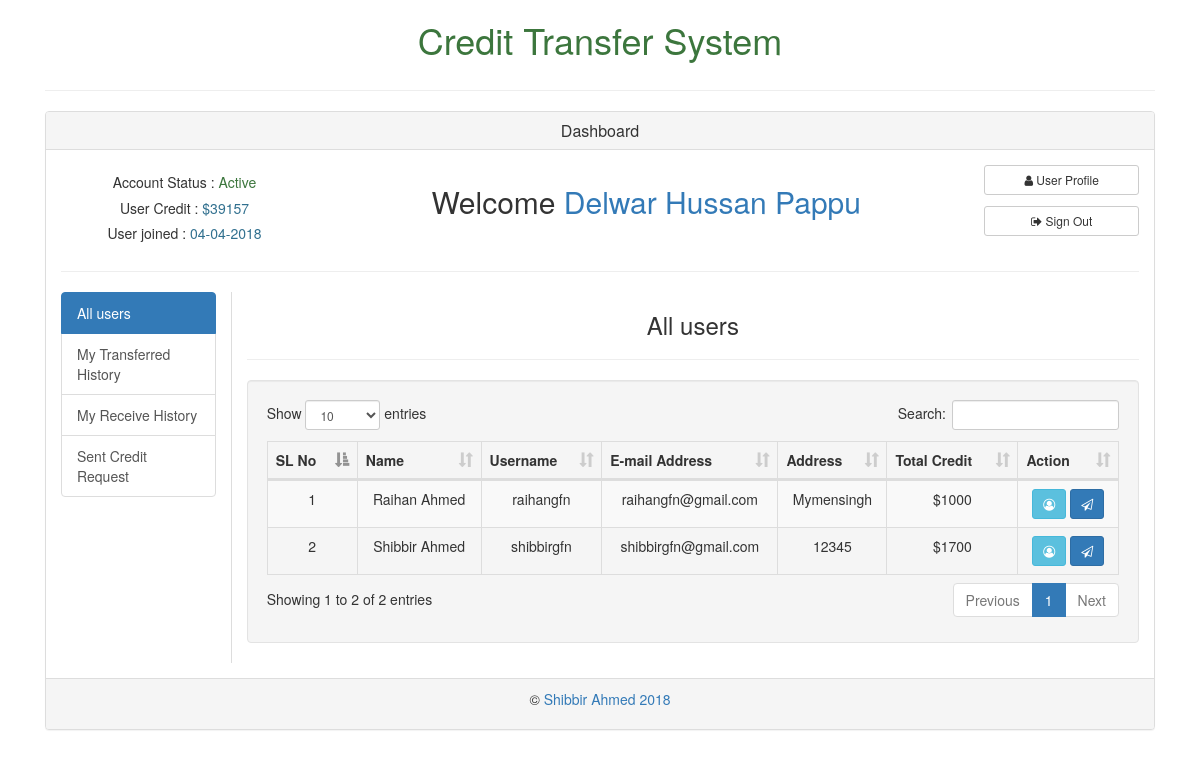
The app's page /dashboard.php?all_users (signed in) with its own data.
### tables this page shows
CREATE TABLE `tbl_credit` (
  `id` int(10) NOT NULL,
  `user_id` int(255) NOT NULL,
  `total_credit` int(255) DEFAULT '0'
);

CREATE TABLE `tbl_user` (
  `id` int(10) NOT NULL,
  `first_name` varchar(255) NOT NULL,
  `last_name` varchar(255) NOT NULL,
  `username` varchar(255) NOT NULL,
  `password` varchar(255) NOT NULL,
  `email_address` varchar(255) NOT NULL,
  `address` text NOT NULL,
  `account_status` tinyint(1) NOT NULL,
  `created_at` varchar(255) NOT NULL
);

### all-user.php (the view, shortened to what this page needs)
<div class="row">
    <div class="col-sm-12">
        <h3 class="text-center">All users</h3>
        <hr/>
    </div>
    <div class="col-sm-12">
        <div class="well">
            <table id="content_table" class="table table-striped table-bordered table-hover table-responsive" style="width:100%">
                <thead>
                <tr>
                    <th>SL No</th>
                    <th>Name</th>
                    <th>Username</th>
                    <th>E-mail Address</th>
                    <th>Address</th>
                    <th>Total Credit</th>
                    <th>Action</th>
                </tr>
                </thead>
                <tbody>
                <?php
                $query = "SELECT * FROM tbl_user WHERE account_status = 1 ORDER BY id ASC";
                $result = query($query, 1);
                $serial = 1;
                if(mysqli_num_rows($result)>0){
                while($row = mysqli_fetch_assoc($result)){
                if($_SESSION['user_id'] != $row['id']){
                ?>
                <tr align="center">
                    <td><?php echo $serial++; ?></td>
                    <td><?php echo $row['first_name'] . ' ' . $row['last_name']; ?></td>
                    <td><?php echo $row['username']; ?></td>
                    <td><?php echo $row['email_address']; ?></td>
                    <td><?php echo $row['address']; ?></td>
                    <td>
                        <?php
                        $user_id = $row['id'];
                        $query = "SELECT total_credit FROM tbl_credit WHERE user_id = '$user_id'";
                        $credit = query($query, 2);
                        if ($credit['total_credit'] != null) {
                            echo '$' . $credit['total_credit'];
                        } else {
                            echo "$0";
                        }
                        ?>
                    </td>
                    <td>
                        <a href="?user-id=<?php echo $row['id']; ?>" class="btn btn-info btn-sm" title="View Profile"><i class="fa fa-user-circle-o"></i></a>
                        <?php
                        if($_SESSION['account_status'] == 2){
                            ?>
                            <a href="?add_credit&add_credit_id=<?php echo $row['id'];?>" class="btn btn-success btn-sm" title="Add Credit"><i class="fa fa-dollar"></i></a>
                            <a href="?reduce_credit&reduce_credit_id=<?php echo $row['id'];?>" class="btn btn-warning btn-sm" title="Reduce Credit"><i class="fa fa-minus-square"></i></a>
                            <a href="?transferred_history&transferred_history_id=<?php echo $row['id'];?>" class="btn btn-primary btn-sm" title="Transferred History"><i class="fa fa-list-alt"></i></a>
                            <a href="?received_history&received_history_id=<?php echo $row['id'];?>" class="btn btn-primary btn-sm" title="Received History"><i class="fa fa-th-list"></i></a>
                            <form class="inline_form" action="process.php" method="POST">
                                <input type="hidden" name="deactive_id" value="<?php echo $row['id'];?>" />
                                <button type="submit" class="btn btn-warning btn-sm" name="deactive" title="Deactivate User" onclick="return confirm('Are you sure to deactivate this?')"><i class="fa fa-user-times"></i></button>
                            </form>
                            <form class="inline_form" action="process.php" method="POST">
                                <input type="hidden" name="delete_id" value="<?php echo $row['id'];?>" />
                                <button type="submit" class="btn btn-danger btn-sm" name="delete-account" title="Delete User" onclick="return confirm('Are you sure to delete this?')"><i class="fa fa-trash-o"></i></button>
                            </form>
                            <?php
                        }else {
                            ?>
                            <a href="?transfer&transfer_id=<?php echo $row['id'];?>" class="btn btn-sm btn-primary" title="Transfer Credit"><i class="fa fa-send-o"></i></a>
                            <?php
                        }
                        ?>
                    </td>
                </tr>
                    <?php
                        }
                    }
                }else{
                    ?>
                    <tr align="center">
                        <td colspan="7">No active account</td>
                    </tr>
                    <?php
                }
                ?>
                </tbody>
            </table>
        </div>
    </div>
</div>

### header.php (shortened to what this page needs)
<!DOCTYPE html>
<html lang="en">
<head>
    <link href="css/bootstrap.min.css" rel="stylesheet" type="text/css">
    <link href="css/dataTables.bootstrap.min.css" rel="stylesheet" type="text/css">
    <link href="css/font-awesome.min.css" rel="stylesheet" type="text/css" />
    <link href="css/style.css" rel="stylesheet" type="text/css" />
</head>
<body>
<div class="container wrapper">
    <div class="row header_area">
        <div class="col-sm-12">
            <h1 class="text-center text-success">Credit Transfer System</h1>
        </div>
    </div>
    <hr/>

### dashboard.php (shortened to what this page needs)
<?php
    include_once "header.php";
?>
<?php
    if(isset($_SESSION['user_id']) && isset($_SESSION['username'])){
        $current_user_id= $_SESSION['user_id'];
        $current_username = $_SESSION['username'];
        $query = "SELECT * FROM tbl_user WHERE id = '$current_user_id' AND username = '$current_username'";
        $current_user_from_db = query($query, 2);
    }else{
        message(0, "You must login first");
        redirect('index.php');
    }
?>
    <?php
        $current_user = $current_user_from_db['id'];
        $query = "SELECT total_credit FROM tbl_credit WHERE user_id = '$current_user'";
        $credit = query($query, 2);
    ?>
    <div class="row">
        <div class="col-sm-12">
            <div class="panel panel-default">
                <div class="panel-heading">
                    <h3 class="panel-title text-center">Dashboard</h3>
                </div>
                <div class="panel-body">
                    <div class="row dashboard_header">
                        <div class="col-sm-3">
                            <h5 class="text-center">
                                Account Status : <span class="text-info">
                                    <?php
                                        if($_SESSION['account_status'] == 2){
                                            echo "<span class='text-primary'>Administrator</span>";
                                        }elseif($_SESSION['account_status'] == 1){
                                            echo "<span class='text-success'>Active</span>";
                                        }elseif ($_SESSION['account_status'] == 0){
                                            echo "<span class='text-danger'>Inactive</span>";
                                        }
                                    ?>
                                </span>
                            </h5>
                            <?php
                            if ($_SESSION['account_status'] != 2){
                            ?>
                                <h5 class="text-center">
                                    User Credit : <span class="text-info">
                                        <?php
                                            if($credit['total_credit'] != null){
                                                echo '$'.$credit['total_credit'];
                                            }else{
                                                echo 0;
                                            }
                                            ?>
                                    </span>
                                </h5>
                            <?php
                            }
                            ?>
                            <h5 class="text-center">User joined : <span class="text-info"><?php echo $current_user_from_db['created_at']; ?></span></h5>
                        </div>
                        <div class="col-sm-7">
                            <h2 class="text-center">Welcome <span class="text-primary"><?php echo $current_user_from_db['first_name'].' '.$current_user_from_db['last_name'] ?></span></h2>
                        </div>
                        <div class="col-sm-2">
                            <div class="row">
                                <div class="col-sm-12">
                                    <a href="?user-info" class="btn btn-default btn-sm btn-block <?php activeClass('user-info')?>"><i class="fa fa-user"></i> User Profile</a>
                                </div>
                                <div class="col-sm-12">
                                    <a href="?logout" onclick="return confirm('are you sure to sign out?')" class="btn btn-default btn-sm btn-block"><i class="fa fa-sign-out"></i> Sign Out</a>
                                </div>
                            </div>
                        </div>
                    </div>
                    <hr/>
                    <div class="row dashboard_body">
                        <div class="col-sm-2 sidebar">
                            <div class="list-group">
                                <a href="?all_users" class="list-group-item <?php activeClass('all_users')?>">All users</a>
                                <?php
                                if ($current_user_from_db['account_status'] == 2) {
                                    $query = "SELECT * FROM tbl_user WHERE account_status = 0 ORDER BY id DESC ";
                                    $result = query($query, 1);
                                    $number_of_deactive_account = mysqli_num_rows($result);
                                    $query ="SELECT request_status FROM tbl_credit_request WHERE request_status=1";
                                    $result = query($query, 1);
                                    $number_of_pending_credit_request = mysqli_num_rows($result);
                                    ?>
                                    <a href="?inactive_account" class="list-group-item <?php activeClass('inactive_account')?>">Inactive Account <span class="badge"><?php if($number_of_deactive_account>0){echo $number_of_deactive_account;}?></span></a>
                                    <a href="?my_transferred_history" class="list-group-item  <?php activeClass('my_transferred_history')?>">Add Credit History</a>
                                    <a href="?all_credit_request" class="list-group-item  <?php activeClass('all_credit_request')?>">Credit Request <span class="badge"><?php if($number_of_pending_credit_request>0){echo $number_of_pending_credit_request;}?></span></a>
                                    <?php
                                }else {
                                    ?>
                                    <a href="?my_transferred_history" class="list-group-item <?php activeClass('my_transferred_history')?>">My Transferred History</a>
                                    <a href="?my_receive_history" class="list-group-item <?php activeClass('my_receive_history')?>">My Receive History</a>
                                    <a href="?sent_credit_request" class="list-group-item <?php activeClass('sent_credit_request')?>">Sent Credit Request</a>
                                    <?php
                                }
                                ?>
                            </div>
                        </div>
                        <div class="col-sm-10 content">
                            <?php
                            if(isset($_GET['all_users'])){
                                include_once 'all-user.php';
                            }elseif(isset($_GET['user-info']) || isset($_GET['user-id'])){
                                include_once "user-info.php";
                            }elseif(isset($_GET['transfer'])){
                                include_once "transfer-credit.php";
                            }elseif(isset($_GET['add_credit'])){
                                include_once "add-credit.php";
                            }elseif(isset($_GET['reduce_credit'])){
                                include_once "reduce-credit.php";
                            }elseif(isset($_GET['inactive_account'])){
                                include_once "inactive-account.php";
                            }elseif(isset($_GET['edit_info'])){
                                include_once "edit-info.php";
                            }elseif (isset($_GET['change_password'])){
                                include_once "change_password.php";
                            }elseif(isset($_GET['my_transferred_history']) || isset($_GET['transferred_history'])){
                                include_once "transferred_history.php";
                            }elseif(isset($_GET['my_receive_history']) || isset($_GET['received_history'])){
                                include_once "receive_history.php";
                            }elseif (isset($_GET['sent_credit_request'])){
                                include_once 'sent_credit_request.php';
                            }elseif(isset($_GET['all_credit_request'])){
                                include_once 'all_credit_request.php';
                            }else{
                                include_once 'all-user.php';
                            }
                            ?>
                        </div>
                    </div>
                </div>
                <div class="panel-footer">
                    <p class="text-center">&copy; <a href="http://facebook.com/ShibbirAhmedRizwan" target="_blank">Shibbir Ahmed 2018</a></p>
                </div>
            </div>
        </div>
    </div>
<?php
    include_once "footer.php";
?>

### functions/helper_functions.php (shortened to what this page needs)
<?php
    function activeClass($url){
        if(isset($_GET[$url])){
            echo "active";
        }
    }
            ?>
            <?php
function query($query, $status=null){
    global $link;
    if($status == null){
        if(!mysqli_query($link, $query)){
            die("Query Problem : ".mysqli_error($link));
        }else{
            return true;
        }
    }elseif($status == 1){
        if(!mysqli_query($link, $query)){
            die("Query Problem : ".mysqli_error($link));
        }else{
            $result = mysqli_query($link, $query);
            return $result;
        }
    }elseif ($status == 2){
        if(!mysqli_query($link, $query)){
            die("Query Problem : ".mysqli_error($link));
        }else{
            $result = mysqli_query($link, $query);
            $row = mysqli_fetch_assoc($result);
            return $row;
        }
    }
}

### footer.php (shortened to what this page needs)
</div>
</body>
</html>

### css/style.css (style rules this page uses)
.wrapper { width: 95%; }
.content { border-left: 1px solid #dddddd; }

### records on screen
tbl_credit: total_credit "39157"
tbl_user: created_at "04-04-2018", first_name "Delwar Hussan", last_name "Pappu"
tbl_user: first_name "Raihan", last_name "Ahmed", username "raihangfn", email_address "raihangfn@gmail.com", address "Mymensingh", tbl_credit.total_credit "1000"
tbl_user: first_name "Shibbir", last_name "Ahmed", username "shibbirgfn", email_address "shibbirgfn@gmail.com", address "12345", tbl_credit.total_credit "1700"
